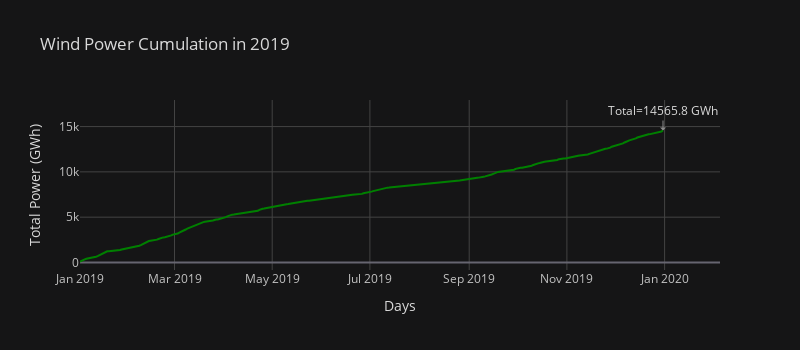

Here is the notebook cell this chart was saved with:
### Code cell
wind_4(2019)

### Figure 1 — Plotly figure (JSON) as saved in the notebook; plotly's stock layout.template omitted (floating-point values rounded to 4 significant figures; data arrays with more than 128 entries replaced by an {"elided": "..."} marker saying what was removed)
{"data": [{"line": {"color": "rgba(0, 128, 0, 1.0)", "dash": "solid", "shape": "linear", "width": 2}, "mode": "lines", "name": "Wind_Daily(MWh)", "text": "", "type": "scatter", "x": {"elided": "365 str values"}, "y": {"elided": "365 float values"}}], "layout": {"annotations": [{"arrowcolor": "#8C8C8C", "arrowhead": 1, "ax": 0, "ay": -20, "font": {"color": "#D9D9D9", "size": 12}, "hovertext": "", "opacity": 1, "showarrow": true, "text": "Total=14565.8 GWh", "textangle": 0, "x": "2019-12-31T00:00:00", "xref": "x", "y": 14570.0, "yref": "y"}], "height": 350, "legend": {"bgcolor": "#151516", "font": {"color": "#D9D9D9"}}, "paper_bgcolor": "#151516", "plot_bgcolor": "#151516", "title": {"font": {"color": "#D9D9D9"}, "text": "Wind Power Cumulation in 2019"}, "width": 800, "xaxis": {"gridcolor": "#434343", "showgrid": true, "tickfont": {"color": "#C2C2C2"}, "title": {"font": {"color": "#D9D9D9"}, "text": "Days"}, "zerolinecolor": "#666570"}, "yaxis": {"gridcolor": "#434343", "showgrid": true, "tickfont": {"color": "#C2C2C2"}, "title": {"font": {"color": "#D9D9D9"}, "text": "Total Power (GWh)"}, "zerolinecolor": "#666570"}}}
